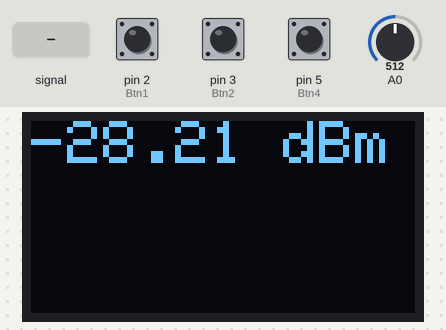
Simulated run of this sketch. Board: Arduino Uno, built with avr-gcc and run on an emulated ATmega328P. On the bench: 128×64 one-colour display. The inputs (shaded band) are chosen by the test bench; at power-on: pin 2 (Btn1) HIGH, A0 = 512, pin 3 (Btn2) HIGH, pin 5 (Btn4) HIGH.

Above: at 1.2 s.
1.3 s: pin 2 (Btn1) pulled LOW for 1 s
At 1.75 s:
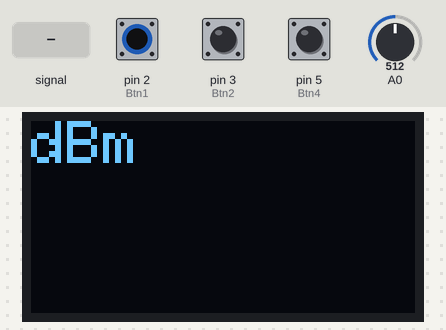
4.0 s: A0 set to 234
At 6.1 s:
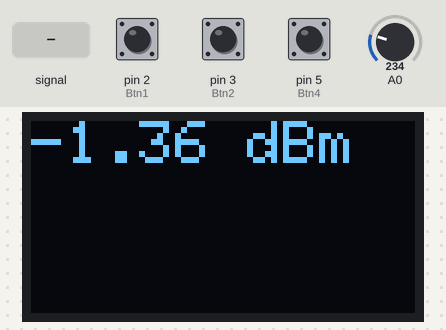
6.4 s: A0 set to 204
At 7.7 s:
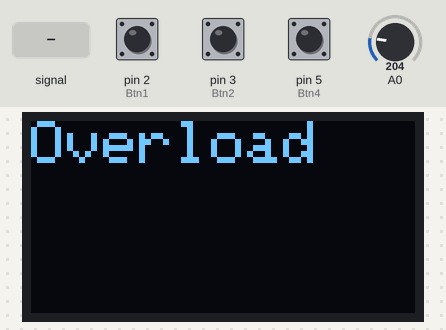
8.3 s: A0 set to 306
At 9.1 s:
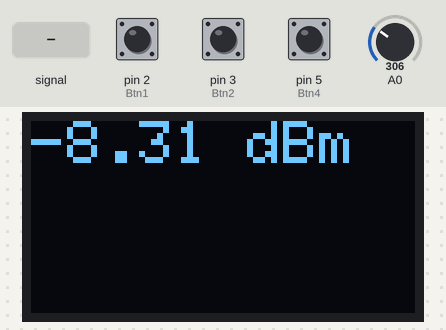
10.2 s: A0 fed a 200 Hz sine of ±81 counts around its level
At 10.96 s:
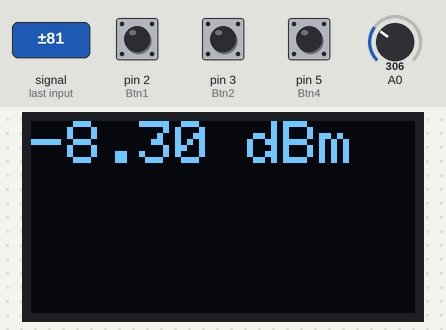
12.2 s: A0 fed a 1000 Hz sine of ±255 counts around its level
At 12.9 s:
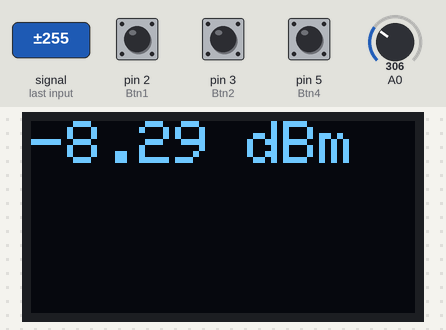
Timing chart, 0 to 15.1 s (numbered marks = the images above; inputs shaded):
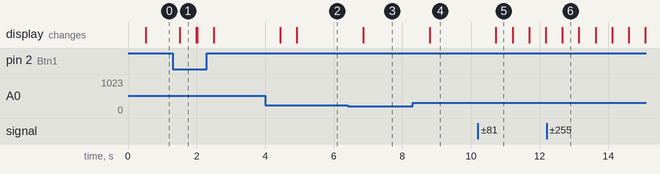

Measured:
- the behaviour switches between 220 and 219 on A0 (found by bisection; images 2 and 3)
- after the input at 1.3 s, the display: changes after 0.21 s (image 1)
- after the input at 4.0 s, the display: first changes after 0.44 s (image 2 shows a later state)
- after the input at 6.4 s, the display: changes after 0.46 s (image 3)
- after the input at 8.3 s, the display: changes after 0.49 s (image 4)
- after the input at 10.2 s, the display: changes after 0.53 s (image 5)
- what the display in image 1 shows lasts 0.5 s, from 1.5 s to 2.0 s

The sketch:

AD8317_RF_power_meter_2.ino
```cpp
#include <SPI.h>
#include <Wire.h>
#include <math.h>
#include <Adafruit_GFX.h>
#include <Adafruit_SSD1306.h>

#define OLED_RESET 4
Adafruit_SSD1306 display(OLED_RESET);

String output;
boolean menu_is_active = false;
byte menu_item_counter = 0;
int menu_item_value = 0;

// Параментри пунктів меню в вигляді масивів
const char *output_unit[] = {"dBm", "microWatt"};
const char *output_mode[] = {"Average", "Min", "Max"};
const char *frequency[] = {"80 MHz", "400 MHz", "900 MHz", "1.5 GHz", "2.4 GHz", "3.6 GHz", "6 GHz", "8 GHz"};
const char *attenuation[] = {"Att: 0 dB", "Att: 10 dB", "Att: 20 dB", "Att: 30 dB"};

// Меню

String menu(boolean menu_item_change, int menu_item_value) {
  if (!menu_item_change) {
    menu_item_counter++;
    if (menu_item_counter == 5) {
      menu_item_counter = 0;
    }
  }

  // Обмеження максимального значення параметра в пункті меню
  if (menu_item_counter == 0 and menu_item_value > 1) menu_item_value = 1;
  else if (menu_item_counter == 1 and menu_item_value > 2) menu_item_value = 2;
  else if (menu_item_counter == 2 and menu_item_value > 7) menu_item_value = 7;
  else if (menu_item_counter == 3 and menu_item_value > 3) menu_item_value = 3;

  if (menu_item_counter == 0) return output_unit[menu_item_value];
  else if (menu_item_counter == 1) return output_mode[menu_item_value];
  else if (menu_item_counter == 2) return frequency[menu_item_value];
  else if (menu_item_counter == 3) return attenuation[menu_item_value];
  else if (menu_item_counter == 4) return "Calib.";
}

// Вимір вхідного сигналу

String measurement() {

  float voltage;
  float voltage_sum = 0;

  for (int i = 0; i < 3000; i++) {
    voltage = analogRead(A0) * 1.1 / 1024 * 2 * 0.989;
    voltage_sum += voltage;
  }

  float dBm;
  dBm = (voltage_sum / 3000 - 0.48) / -0.022 - 0.575;

  String dBm_str;
  dBm_str += String(dBm);

  float power;
  power = 1000 / (pow(10, (-dBm / 10)));

  String power_str;
  power_str += String(power);

  if (dBm > 0) {
    return ("Overload");
  } else {
    return (dBm_str + " dBm");
  }

}

void setup()
{
  display.begin(SSD1306_SWITCHCAPVCC, 0x3C);
  analogReference(INTERNAL);
  Serial.begin(9600);
  pinMode(2, INPUT_PULLUP); // Підключення кнопки Btn1
  pinMode(3, INPUT_PULLUP); // Підключення кнопки Btn2
  pinMode(4, INPUT_PULLUP); // Підключення кнопки Btn3
  pinMode(5, INPUT_PULLUP); // Підключення кнопки Btn4
  pinMode(6, INPUT_PULLUP); // Підключення кнопки Btn5

}

void loop()
{
  boolean menu_on_off = digitalRead(2); // Натискання на кнопку Btn1 включає і виключає меню
  boolean menu_item_change = digitalRead(3); // Натискання на кнопку Btn2 послідовно переключає пункти меню
  boolean menu_item_value_up = digitalRead(4); // Натискання на кнопку Btn3 збільшує параметр в пункті меню
  boolean menu_item_value_down = digitalRead(5); // Натискання на кнопку Btn4 зменьшує параметр в пункті меню

  // Фіксація стану меню (включено, виключено)
  if (!menu_on_off) {
    if (!menu_is_active) {
      menu_is_active = true;
    } else {
      menu_is_active = false;
    }
  }

  // Скидання параметрів пунктів меню на 0 при перемиканні пунктів меню
  if (!menu_item_change) menu_item_value = 0;

  // Фіксація значення параметра в пункті меню
  if (!menu_item_value_up) menu_item_value++;
  if (!menu_item_value_down) {
    menu_item_value--;
    if (menu_item_value < 0) menu_item_value = 0;
  }

  //Виведення на екран меню або результатів виміру
  if (menu_is_active) {
    output = menu(menu_item_change, menu_item_value);
  } else {
    output = measurement();
  }

  display.clearDisplay();
  display.setTextColor(WHITE);
  display.setCursor(0, 0);
  display.setTextSize(2);
  display.println(output);
  display.display();

}
```
